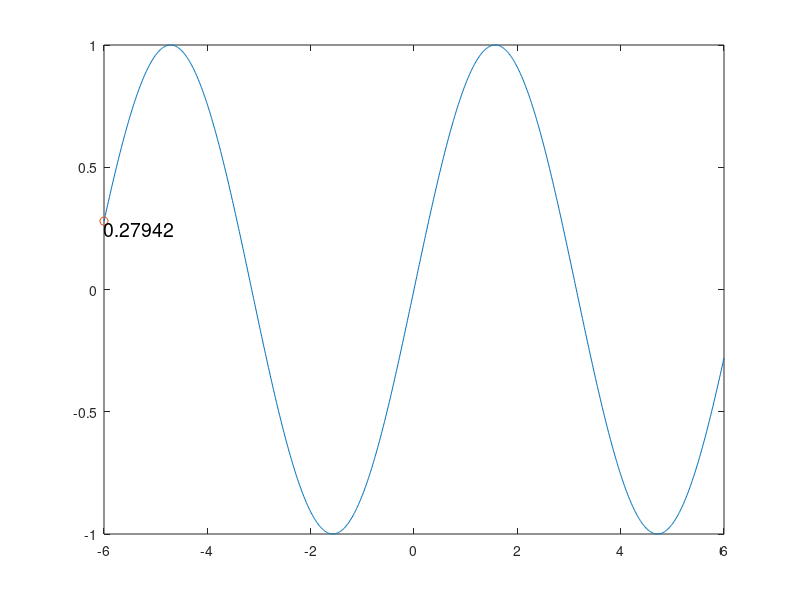

Here is the MATLAB script that generated this plot: (Note: this script raises an error after producing the figure.)
%% Move Group of Objects Along Line
% This example shows how to move a group of objects together along a line
% using transforms.

%%
% Plot a sine wave and set the axis limits mode to manual to avoid 
% recalculating the limits during the animation loop.
x = linspace(-6,6,1000);
y = sin(x);
plot(x,y)
axis manual

%%
% Create a transform object and set its parent to the current axes. Plot a
% marker and a text annotation at the beginning of the line. Use the
% |num2str| function to convert the _y_-value at that point to text. Group
% the two objects by setting their parents to the transform object.
ax = gca;
h = hgtransform('Parent',ax); 
hold on
plot(x(1),y(1),'o','Parent',h); 
hold off
t = text(x(1),y(1),num2str(y(1)),'Parent',h,...
    'VerticalAlignment','top','FontSize',14);

%%
% Move the marker and text to each subsequent point along the line by
% updating the |Matrix| property of the transform object. Use the x and y
% values of the next point in the line and the first point in the line to
% determine the transform matrix. Update the text to match the _y_-value as
% it moves along the line. Use |drawnow| to display the updates to the
% screen after each iteration.
for k = 2:length(x)
    m = makehgtform('translate',x(k)-x(1),y(k)-y(1),0);
    h.Matrix = m;
    t.String = num2str(y(k));
    drawnow
end
%%
% The animation shows the marker and text moving together along the line.
%% 
% If you have a lot of data, you can use |drawnow limitrate| instead of
% <docid:matlab_ref.f56-719157 drawnow> for a faster animation. However, |drawnow
% limitrate| might not draw every update on the screen.

%% 
% Copyright 2012 The MathWorks, Inc.